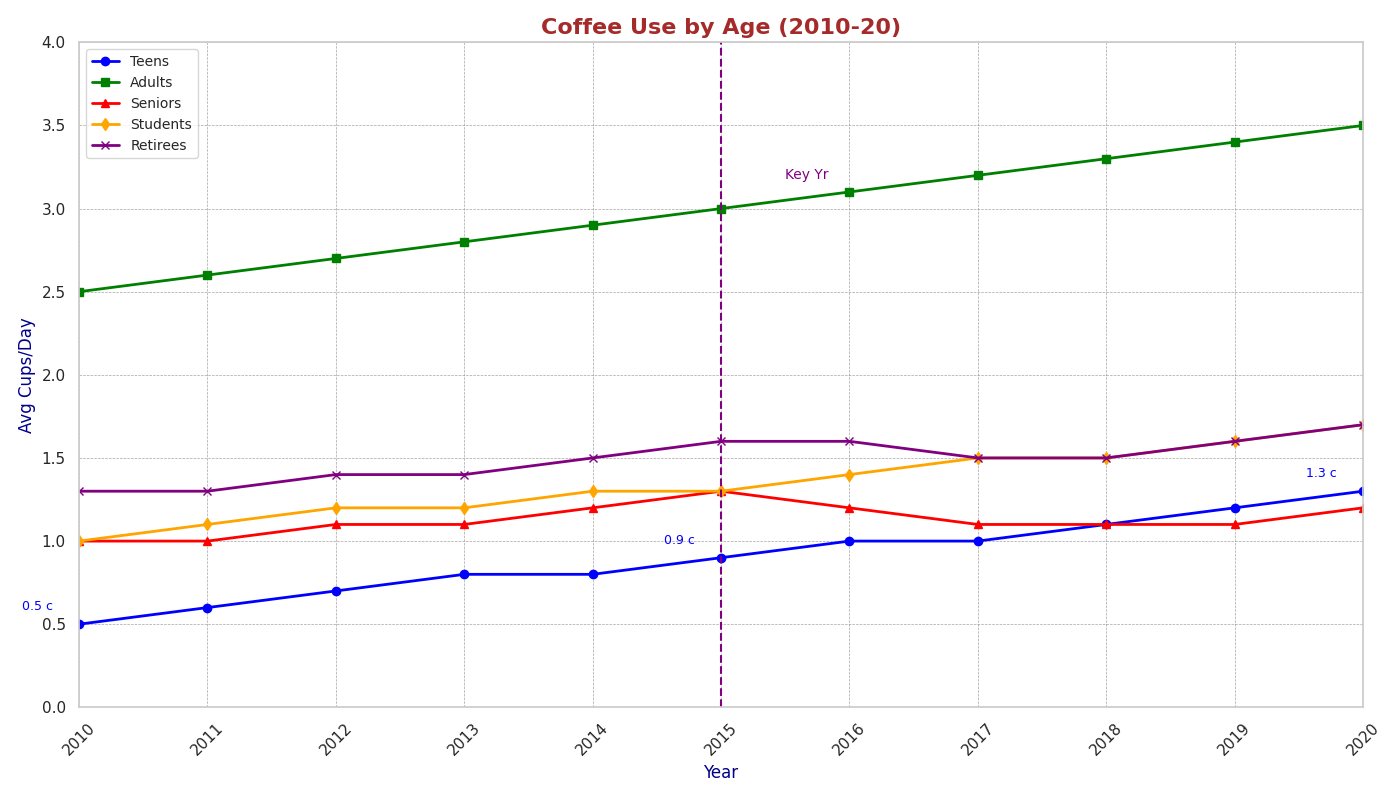

This chart was generated by the following Python code:
import numpy as np
import matplotlib.pyplot as plt

years = np.arange(2010, 2021)

teenagers = np.array([0.5, 0.6, 0.7, 0.8, 0.8, 0.9, 1.0, 1.0, 1.1, 1.2, 1.3])
adults = np.array([2.5, 2.6, 2.7, 2.8, 2.9, 3.0, 3.1, 3.2, 3.3, 3.4, 3.5])
seniors = np.array([1.0, 1.0, 1.1, 1.1, 1.2, 1.3, 1.2, 1.1, 1.1, 1.1, 1.2])

students = np.array([1.0, 1.1, 1.2, 1.2, 1.3, 1.3, 1.4, 1.5, 1.5, 1.6, 1.7])
retirees = np.array([1.3, 1.3, 1.4, 1.4, 1.5, 1.6, 1.6, 1.5, 1.5, 1.6, 1.7])

plt.figure(figsize=(14, 8))

plt.plot(years, teenagers, color='blue', marker='o', linestyle='-', linewidth=2, label='Teens')
plt.plot(years, adults, color='green', marker='s', linestyle='-', linewidth=2, label='Adults')
plt.plot(years, seniors, color='red', marker='^', linestyle='-', linewidth=2, label='Seniors')

plt.plot(years, students, color='orange', marker='d', linestyle='-', linewidth=2, label='Students')
plt.plot(years, retirees, color='purple', marker='x', linestyle='-', linewidth=2, label='Retirees')

plt.title('Coffee Use by Age (2010-20)', fontsize=16, fontweight='bold', color='brown')
plt.xlabel('Year', fontsize=12, color='darkblue')
plt.ylabel('Avg Cups/Day', fontsize=12, color='darkblue')

plt.xticks(years, rotation=45)

plt.grid(True, color='gray', linestyle='--', linewidth=0.5, alpha=0.7)
plt.axvline(x=2015, linestyle='--', color='purple', linewidth=1.5)
plt.text(2015.5, 3.2, 'Key Yr', verticalalignment='center', horizontalalignment='left', color='purple', fontsize=10)

for year, cups in zip(years, teenagers):
    if year in [2010, 2015, 2020]:
        plt.annotate(f'{cups} c', xy=(year, cups), textcoords='offset points', xytext=(-30, 10), ha='center', fontsize=9, color='blue')

plt.xlim(2010, 2020)
plt.ylim(0, 4)

plt.legend(loc='upper left', fontsize=10)
plt.tight_layout()
plt.show()
